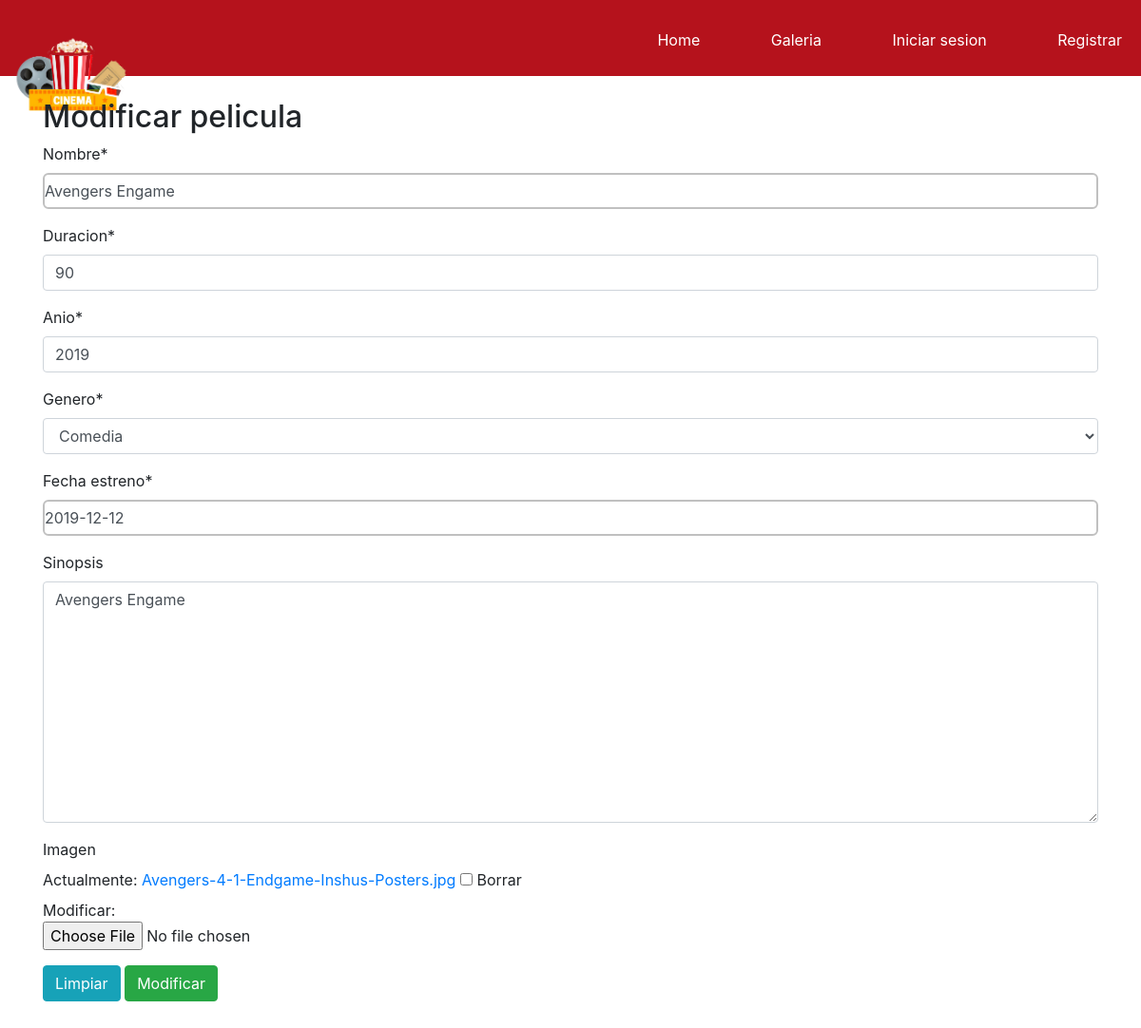
/modificar_pelicula/4/, run on the app's committed database.
### core/models.py (models this page shows, shortened)
class Pelicula(models.Model):
    nombre=models.CharField(max_length=200)
    duracion= models.IntegerField()
    anio=models.IntegerField()
    genero=models.ForeignKey(Genero, on_delete=models.CASCADE)
    sinopsis = models.TextField(null = True, blank = True)
    fecha_estreno = models.DateField()
    imagen = models.ImageField(null = True, blank = True)

class Genero(models.Model):
    nombre= models.CharField(max_length=80)
    def __str__(self):
        return self.nombre

### core/views.py (the view)
# urls.py: path('modificar_pelicula/<id>/', modificar_pelicula, name="modificar_pelicula"),
def modificar_pelicula(request,id):
    pelicula = Pelicula.objects.get(id = id)
    data = {
        'form': PeliculaForm(instance = pelicula)
    }
    if request.method == 'POST':
        formulario = PeliculaForm(data = request.POST, instance = pelicula, files = request.FILES)
        if formulario.is_valid():
            formulario.save()
            data['mensaje'] = 'Pelicula modificado con éxito'
        data['form'] = PeliculaForm(instance = Pelicula.objects.get(id = id))
    return render(request,'core/modificar_pelicula.html',data)

### core/forms.py
class PeliculaForm(ModelForm):
    nombre = forms.CharField(min_length=2,max_length=200)
    duracion = forms.IntegerField(min_value=5, max_value=500)
    class Meta:
        model=Pelicula
        fields=['nombre','duracion','anio','genero','fecha_estreno','sinopsis','imagen']

### core/templates/core/modificar_pelicula.html (shortened to what this page needs)
{% extends 'core/basico.html' %}
{% load crispy_forms_tags %}
{% block contenido %}
<h2>Modificar pelicula</h2>
<form method="POST" enctype="multipart/form-data">
   {{ form | crispy }}
 <input type="reset" value="Limpiar" class="btn btn-info">
 <input type="submit" value="Modificar" class="btn btn-success">
</form>
{% endblock %}

### core/static/core/css/estilos.css (style rules this page uses)
* { margin:0; padding: 0; }
body { background-color:rgb(219, 219, 219); font-family: fantasy; }
label { display: block; }
input[type=text], input[type=email], textarea { border: 2px solid silver; padding:5px 0; border-radius: 6px; }
.btn { padding: 5px; border:2px solid silver; border-radius: 15px; }

### data on the page
Pelicula: nombre "Avengers Engame", duracion "90", anio "2019", genero "Comedia", fecha_estreno "2019-12-12", sinopsis "Avengers Engame"
